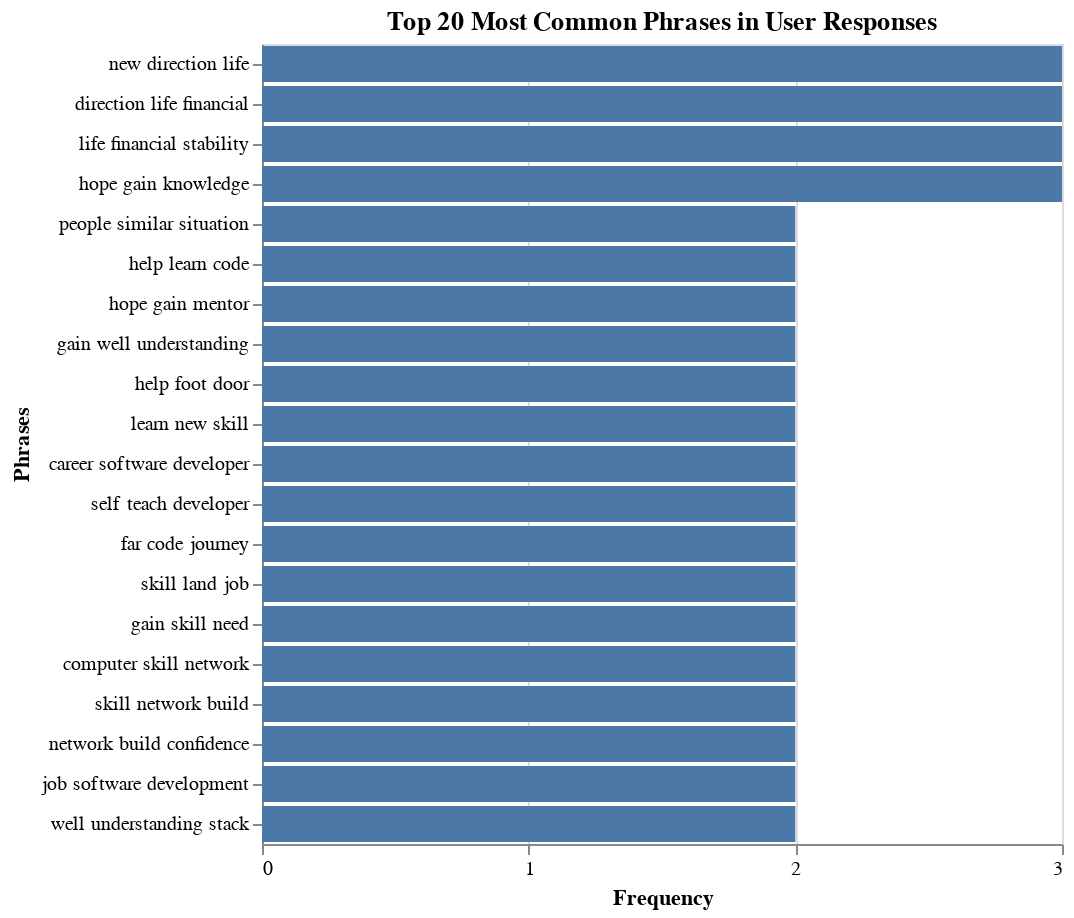

Notebook source saved alongside this figure:
### Code cell
triple_graph = alt.Chart(
                    triple_top_20,
                    title="Top 20 Most Common Phrases in User Responses"
                    ).mark_bar().encode(
                        x=alt.X("frequency:Q",
                                title='Frequency',
                                axis=alt.Axis(tickMinStep=1)
                                ),
                        y=alt.Y("phrase:O",
                                title='Phrases',
                                sort="-x")
                                )
triple_graph.display()

### Figure 1 — Vega-Lite specification as saved in the notebook (floating-point values rounded to 4 significant figures)
{"config": {"view": {"continuousWidth": 400, "continuousHeight": 300}}, "data": {"name": "data-36555d1d6bc5d173559713231a2cad51"}, "mark": "bar", "encoding": {"x": {"axis": {"tickMinStep": 1}, "field": "frequency", "title": "Frequency", "type": "quantitative"}, "y": {"field": "phrase", "sort": "-x", "title": "Phrases", "type": "ordinal"}}, "title": "Top 20 Most Common Phrases in User Responses", "$schema": "https://vega.github.io/schema/vega-lite/v4.17.0.json", "datasets": {"data-36555d1d6bc5d173559713231a2cad51": [{"phrase": "people similar situation", "frequency": 2}, {"phrase": "help learn code", "frequency": 2}, {"phrase": "hope gain mentor", "frequency": 2}, {"phrase": "gain well understanding", "frequency": 2}, {"phrase": "help foot door", "frequency": 2}, {"phrase": "learn new skill", "frequency": 2}, {"phrase": "career software developer", "frequency": 2}, {"phrase": "self teach developer", "frequency": 2}, {"phrase": "far code journey", "frequency": 2}, {"phrase": "skill land job", "frequency": 2}, {"phrase": "gain skill need", "frequency": 2}, {"phrase": "computer skill network", "frequency": 2}, {"phrase": "skill network build", "frequency": 2}, {"phrase": "network build confidence", "frequency": 2}, {"phrase": "job software development", "frequency": 2}, {"phrase": "well understanding stack", "frequency": 2}, {"phrase": "new direction life", "frequency": 3}, {"phrase": "direction life financial", "frequency": 3}, {"phrase": "life financial stability", "frequency": 3}, {"phrase": "hope gain knowledge", "frequency": 3}]}}
